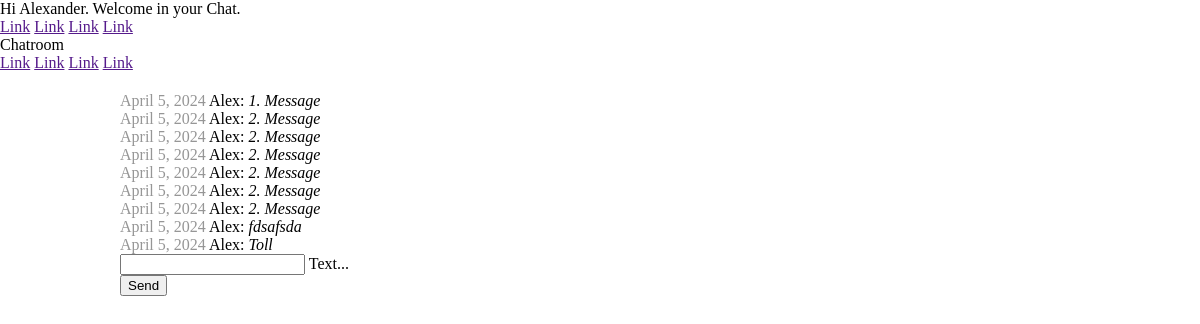
Page /chat/ (signed in) on the committed database.
### chat/models.py (models this page shows)
class Message(models.Model):
    text = models.CharField(max_length=500)
    created_at = models.DateField(default=date.today)
    chat = models.ForeignKey(Chat, on_delete=models.CASCADE, related_name='chat_messages_set', default=None, blank=True, null=True) # default is None, feld darf leer sein und die DB darf null sein
    author = models.ForeignKey(settings.AUTH_USER_MODEL, on_delete=models.CASCADE, related_name='author_messages_set')
    receiver = models.ForeignKey(settings.AUTH_USER_MODEL, on_delete=models.CASCADE, related_name='receiver_messages_set')

### chat/views.py (the view)
# urls.py: path('chat/', index),
@login_required(login_url='/login/')
def index(request):
    print(request.method)
    if request.method == 'POST':
        print('Received Data: ' + request.POST['textmessage'])
        myChat=Chat.objects.get(id=1)
        Message.objects.create(text=request.POST['textmessage'], chat=myChat, author=request.user, receiver=request.user)
    chat_messages = Message.objects.filter(chat__id=1)
    print(chat_messages)
    return render(request, 'chat/index.html', {'chat_messages': chat_messages})

### chat/templates/chat/index.html (shortened to what this page needs)
{% extends "base.html" %}
{% block content %}
{% if request.user.is_authenticated %}
{% for message in chat_messages %}
<div><span class="color-gray"> {{message.created_at}} </span> {{message.author}}: <i>{{message.text}}</i></div>
{% endfor %}
<form action="/chat/" method="post">
  <div class="mdl-textfield mdl-js-textfield mdl-textfield--floating-label">
    <input class="mdl-textfield__input" name="textmessage" type="text" id="sample3" />
    <label class="mdl-textfield__label" for="sample3">Text...</label>
  </div>
  <button class="mdl-button mdl-js-button mdl-button--raised mdl-js-ripple-effect mdl-button--accent">Send</button>
</form>
{% else %}
<h1>You are not logged in</h1>
<p>Bitte logge Dich ein: <a href="/login/">Login</a></p>
{% endif %}
{% endblock %}

### templates/base.html (shortened to what this page needs)
<!DOCTYPE html>
<html lang="en">
  <head>
    <link rel="stylesheet" href="https://code.getmdl.io/1.3.0/material.indigo-pink.min.css" />
  </head>
  <body>
    <div class="mdl-layout mdl-js-layout mdl-layout--fixed-header">
      <header class="mdl-layout__header">
        <div class="mdl-layout__header-row">
          {% if request.user.is_authenticated %}
          <span class="mdl-layout-title">Hi {{request.user.first_name}}. Welcome in your Chat.</span>
          {% else %}
          <span class="mdl-layout-title">Welcome. Please log-in: <a href="/login/">Login</a></span>
          {% endif %}
          <nav class="mdl-navigation mdl-layout--large-screen-only">
            <a class="mdl-navigation__link" href="">Link</a>
            <a class="mdl-navigation__link" href="">Link</a>
            <a class="mdl-navigation__link" href="">Link</a>
            <a class="mdl-navigation__link" href="">Link</a>
          </nav>
        </div>
      </header>
      <div class="mdl-layout__drawer">
        <span class="mdl-layout-title">Chatroom</span>
        <nav class="mdl-navigation">
          <a class="mdl-navigation__link" href="">Link</a>
          <a class="mdl-navigation__link" href="">Link</a>
          <a class="mdl-navigation__link" href="">Link</a>
          <a class="mdl-navigation__link" href="">Link</a>
        </nav>
      </div>
      <main class="main">
        <div class="page-content">{% block content %} {% endblock %}</div>
      </main>
    </div>
  </body>
</html>

### templates/base.html (style rules this page uses)
body { margin: 0; padding: 0; }
.main { display: flex; align-items: center; justify-content: center; }
.page-content { width: 80%; padding: 20px 30px; }
.color-gray { color: rgb(150, 150, 150); }

### rows in the picture
Message: created_at "April 5, 2024", author "Alex", text "1. Message"
Message: created_at "April 5, 2024", author "Alex", text "2. Message"
Message: created_at "April 5, 2024", author "Alex", text "2. Message"
Message: created_at "April 5, 2024", author "Alex", text "2. Message"
Message: created_at "April 5, 2024", author "Alex", text "2. Message"
Message: created_at "April 5, 2024", author "Alex", text "2. Message"
Message: created_at "April 5, 2024", author "Alex", text "2. Message"
Message: created_at "April 5, 2024", author "Alex", text "fdsafsda"
Message: created_at "April 5, 2024", author "Alex", text "Toll"

### other values in the picture
{{ request.user.first_name }} "Alexander"
